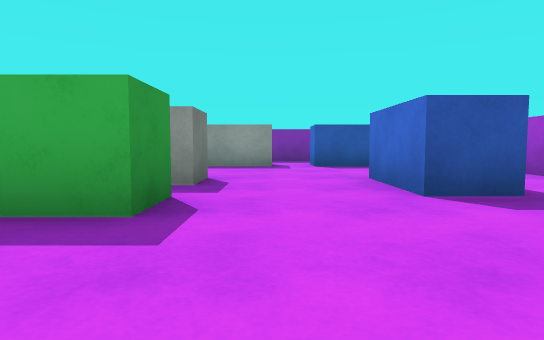
View 1 (above)

15 first-person views from a walk through a 3-D level made in the Unity game engine. The camera is 0.51 m above the floor, tilts 4° down and sees 75° across. The floor is counted in squares, 1 m on a side. Each view is taken from the middle of a square. On the plan, view 1 faces up. The plan holds only what a view shows up to about 9 squares ahead; the rest is blank. The player character is not drawn. Surface patterns are stand-ins for the level's own textures.

View 2
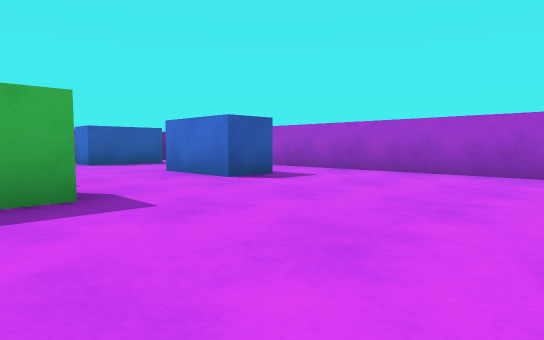

View 3
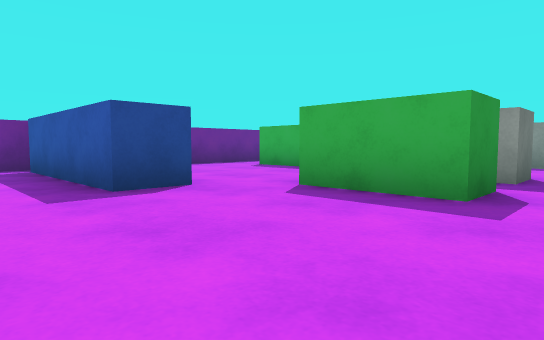

View 4
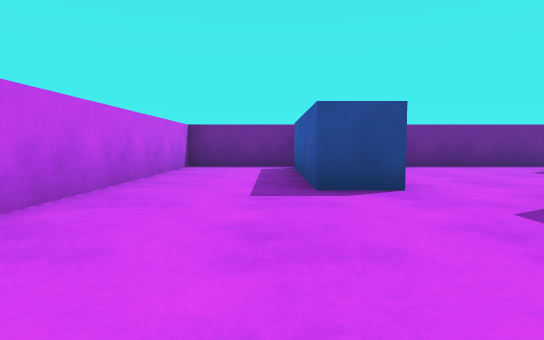

View 5
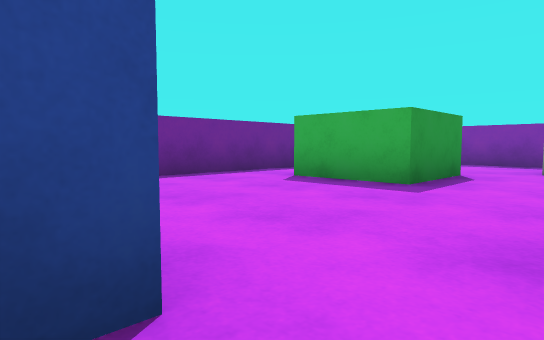

View 6
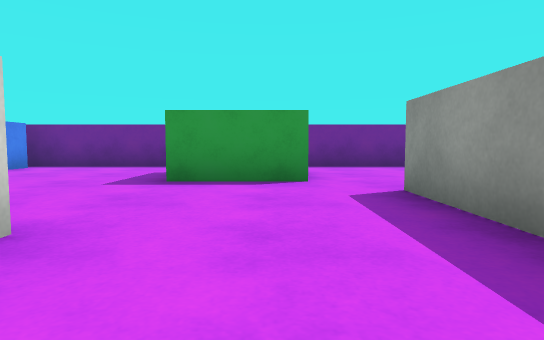

View 7
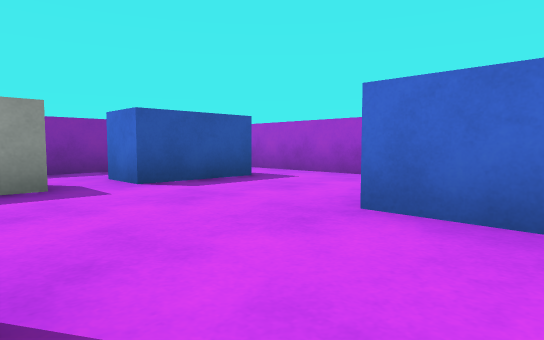

View 8
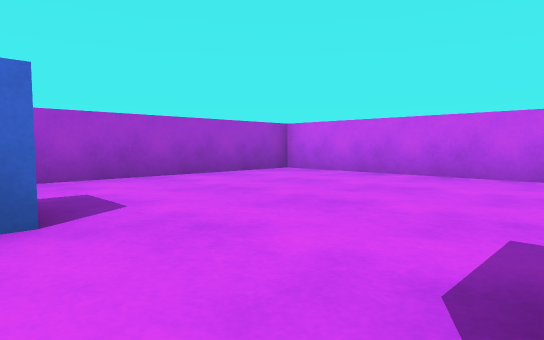

View 9
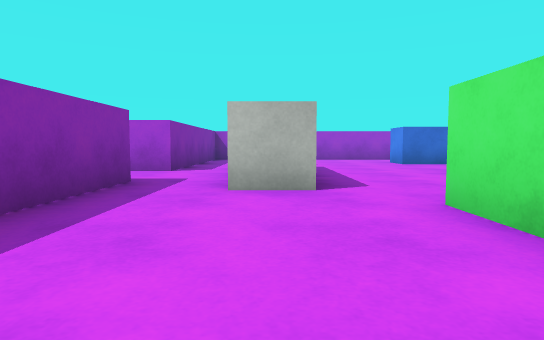

View 10
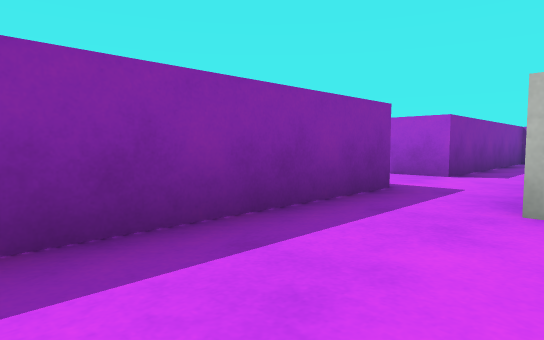

View 11
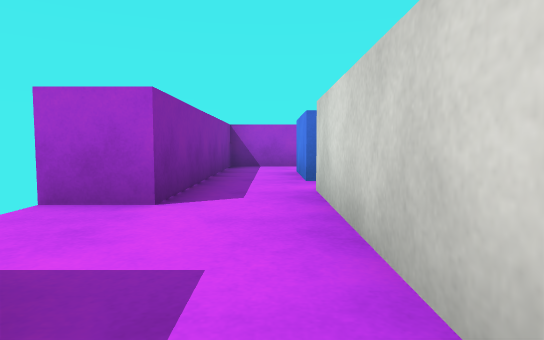

View 12
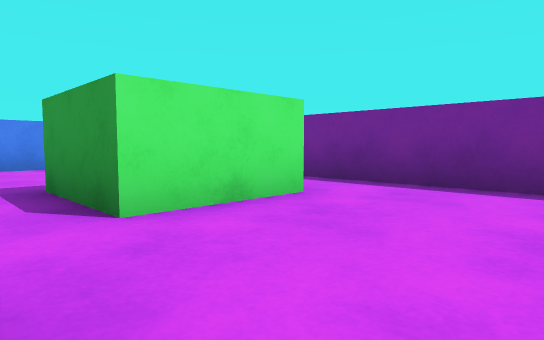

View 13
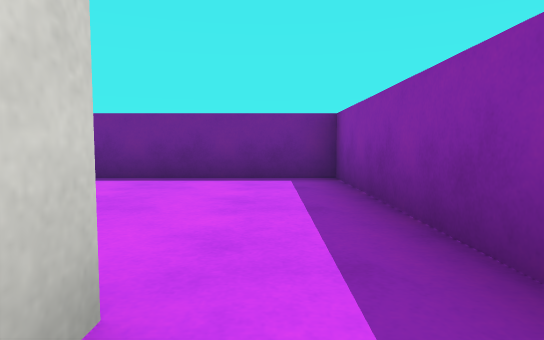

View 14
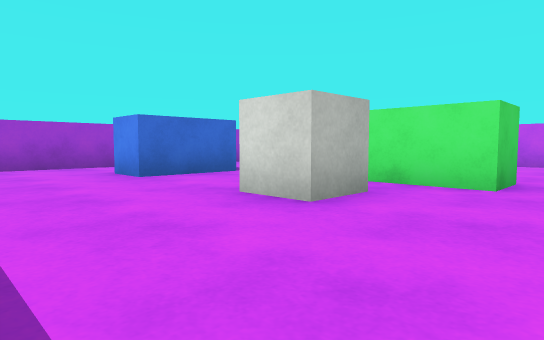

View 15
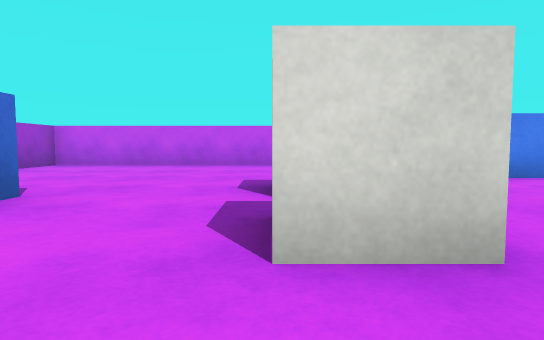

### Floor plan
Points are (right, up) in squares from view 1. A wall is a line through its corners. A room is listed if a view was taken in it or the views show most of it. See-through windows are left out.
Room 1 (views 1, 2, 3, 4, 5, 6, 7, 8, 9, 10, 11, 12, 13, 14, 15)
walls: (-4, 1.6) (-4, 0.5) (-8, 0.5); (0.1, 8.5) (-4, 8.5) (-4, 9.5) (0, 9.5); (-2.9, 11) (-8.5, 11) (-8.5, -2) (4.5, -2) (4.5, 11) (-1, 11) (-1, 12); (-8, 1.5) (-4.6, 1.5)
ways out: gap at (-8, 1)
objects: green block (-7, 6) to (-5, 7); green block (-3, 3) to (-1, 3); other object (-2, 5) to (-1, 5); blue block (1, 9) to (3, 9); blue block (2, 4) to (2, 5)

Positions as (right, up) in squares from view 1, and headings:
1: (0, 0), facing up
2: (-2, -1), facing up-right
3: (0, -1), facing up-left
4: (0, 0), facing left
5: (-3, 1), facing up-left
6: (0, 7), facing left
7: (-1, 4), facing up-right
8: (-1, 4), facing down-right
9: (-8, 9), facing right
10: (-7, 9), facing up-right
11: (-4, 10), facing right
12: (-4, 10), facing down-left
13: (-3, 10), facing left
14: (-4, 8), facing down-right
15: (-1, 7), facing down
